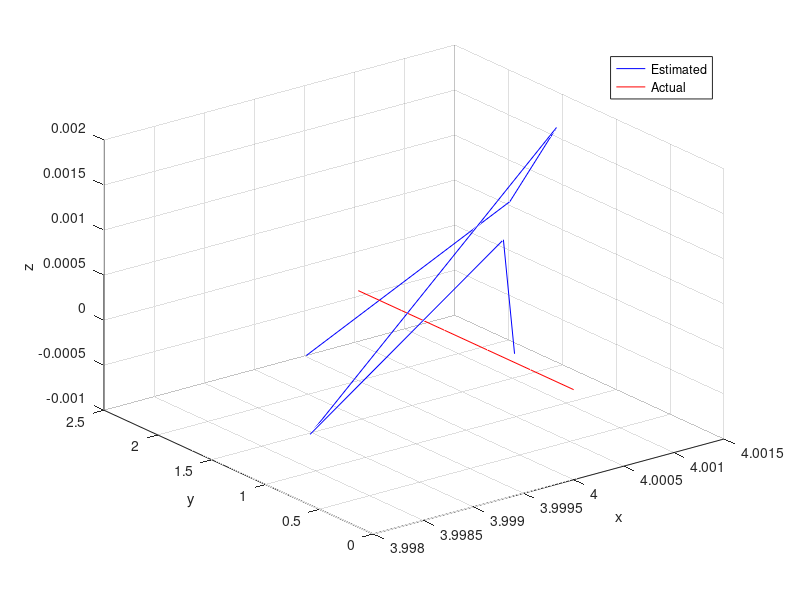

The MATLAB source for this figure:
% Beacon Locations
b1 = [0 0.5 0];
b2 = [3.5 0 1];
b3 = [0 1.5 0];
b4 = [4.5 0 0];
b5 = [0 2.5 3.5];
b6 = [1.5 2.5 0];
b7 = [3 0 2];
b8 = [4 4 4];
Barray = [b1; b2; b3; b4; b5; b6; b7; b8];

% convert to km/s
vcty_x = 40/1000; 
vcty_y = 20/1000; 
vcty_z = 5/1000; 

%%%%%%%%%%%%%Actual distances%%%%%%%%%%%%%
Interval = [0 : 20 : 100]'; 

% x position
x1 = vcty_x.*Interval; % distance
x23 = x1(6).*(ones([10 1])); % no movement and keep previous x position 
xpos = vertcat(x1, x23); %concatenate vectors

% y position
y1 = zeros([5 1]); %no movement
y2 = vcty_y.*Interval; 
y3 = y2(6).*(ones([5 1])); 
ypos = vertcat(y1, y2, y3);

% z position
z12 = zeros([10 1]); %no movement
z3 = vcty_z.*Interval; 
zpos = vertcat(z12, z3); 

XYZ = horzcat(xpos, ypos, zpos); %Concatenate x, y and z vectors horizontally

r = []; % actual distances from beacons to target
for s = [1:1:16] 
    %copy x,y,z pos 8 times for each time interval:
    posXArr = XYZ(s,1).*ones([8 1]); 
    posYArr = XYZ(s,2).*ones([8 1]);
    posZArr = XYZ(s,3).*ones([8 1]);
    %calculate distance from all 8 beacons at each time interval
    rNew = sqrt((posXArr-Barray(1:8,1)).^2 + (posYArr-Barray(1:8,2)).^2 + (posZArr-Barray(1:8,3)).^2);
    r = vertcat(r, rNew'); % Concatenate vectors vertically
end
r 

%%%%%%%%%%%%%Estimated distances%%%%%%%%%%%%%
rng(400185871); %random seed
stdDev = 2/1000; %standard dev in km
mean = 0;
res_array = [];
r_i = 0;
for m = [1:1:16]
    r_i = r(m, :) + stdDev.*randn(1,8) + mean;  % add noises to actual distance
    res_array = vertcat(res_array, r_i);
end

disp("Now displaying after the contribution of the added noise below:")
res_array

%%%%%%%%%%%%%Coordinates%%%%%%%%%%%%%
% temporary matrix below
Transp_mat = [0 0 0; 0 0 0; 0 0 0];
Transp_mat_New = [];
R = [0; 0; 0];
R_arr = [];

Ts = 16; % 16 points within 300 seconds

for time = [1:1:Ts]
    for k = [1:1:100] % 100 iterations
        % reset to null/zero
        Transp_mat = [0 0 0; 0 0 0; 0 0 0];
        Transp_mat_New = [];
        JF = [0;0;0];
        for i = [1:1:8]  % 8 beacons
            % fi for the ith beacon
            fi = sqrt((R(1, 1)-Barray(i,1)).^2 + (R(2, 1)-Barray(i,2)).^2 + (R(3, 1)-Barray(i,3)).^2) - res_array(time, i);
            
            % compute the J'J matrix elements seperately
            JJ_11 = (R(1, 1)-Barray(i,1))^2 / (fi + res_array(time, i))^2;
            JJ_12 = ((R(1, 1)-Barray(i,1)) * (R(2, 1)-Barray(i,2))) / (fi + res_array(time, i))^2;
            JJ_13 = ((R(1, 1)-Barray(i,1)) * (R(3, 1)-Barray(i,3))) / (fi + res_array(time, i))^2;
            JJ_21 = JJ_12;
            JJ_22 = (R(2, 1)-Barray(i,2))^2 / (fi + res_array(time, i))^2;
            JJ_23 = ((R(2, 1)-Barray(i,2)) * (R(3, 1)-Barray(i,3))) / (fi + res_array(time, i))^2;
            JJ_31 = JJ_13;
            JJ_32 = JJ_23;
            JJ_33 = (R(3, 1)-Barray(i,3))^2 / (fi + res_array(time, i))^2;

            % form the J'J matrix 
            Transp_mat_New = horzcat(JJ_11, JJ_12, JJ_13);
            Transp_mat_New = vertcat(Transp_mat_New, horzcat(JJ_21, JJ_22, JJ_23));
            Transp_mat_New = vertcat(Transp_mat_New, horzcat(JJ_31, JJ_32, JJ_33));
            Transp_mat = Transp_mat + Transp_mat_New; % sum elements 8 times
            
            % compute the J'F matrix elements seperately
            JF_11 = ((R(1, 1)-Barray(i,1))*fi) / (fi + res_array(time, i));
            JF_21 = ((R(2, 1)-Barray(i,2))*fi) / (fi + res_array(time, i));
            JF_31 = ((R(3, 1)-Barray(i,3))*fi) / (fi + res_array(time, i));

            % form the J'F matrix and sum 8 times
            JF = JF + vertcat(JF_11, JF_21, JF_31);
        end
        R = vertcat(R - (inv(Transp_mat)) * JF); % Apply the iterative formula
    end
    R_arr = vertcat(R_arr, R'); % Concatenate vectors of coordinates vertically
end
R_arr

plot3 (R_arr(6:11,1), R_arr(6:11,2),R_arr(6:11,3),'b')
hold on
plot3 (XYZ(6:11,1), XYZ(6:11,2),XYZ(6:11,3),'r')
xlabel('x');
ylabel('y');
zlabel('z');
legend('Estimated', 'Actual');
grid on;